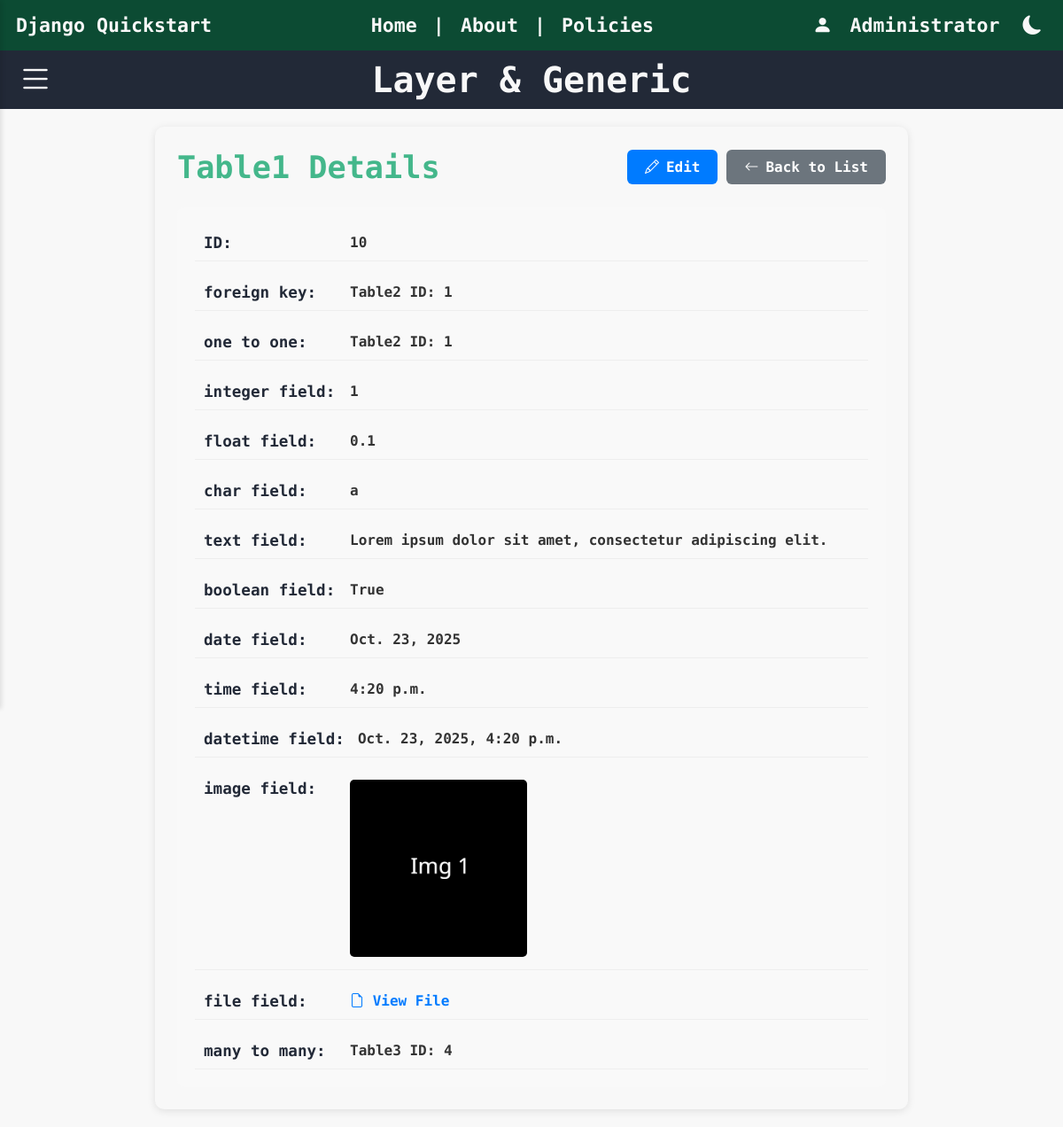
Screenshot of /layer_and_generic/10/ (signed in) with the database file from the repository.
### rest/models.py (models this page shows, shortened)
class Table1(models.Model):
    foreign_key = models.ForeignKey(Table2, on_delete=models.CASCADE, related_name='table1_foreign', null=True, blank=True)
    one_to_one = models.OneToOneField(Table2, on_delete=models.CASCADE, related_name='table1_one', null=True, blank=True)
    many_to_many = models.ManyToManyField(Table3, related_name='table1_many', blank=True)
    integer_field = models.IntegerField(null=True, blank=True)      # Integer value (optional)
    float_field = models.FloatField(null=True, blank=True)          # Floating point number
    char_field = models.CharField(max_length=15)                    # Short text with max length
    text_field= models.TextField(blank=True)                        # Long text (optional)
    boolean_field = models.BooleanField(default=False)              # True or False
    date_field = models.DateField(null=True, blank=True)           # Date only
    time_field = models.TimeField(null=True, blank=True)           # Time only
    datetime_field = models.DateTimeField(null=True, blank=True)   # Full date and time
    image_field = models.ImageField(upload_to='images/', null=True, blank=True)  # For image files
    file_field = models.FileField(upload_to='files/', null=True, blank=True)     # For general files

### layer_and_generic/views.py (the view)
# urls.py: path("<int:pk>/", Table1DetailView.as_view(), name="detail"),
class Table1DetailView(BaseTableDetailView):
    model = Table1
    service = Table1Service
    def get_url_names(self):
        return {
            "list_url": "list",
            "detail_url": "detail",
            "create_url": "create",
            "update_url": "update",
            "delete_url": "delete",
        }

### json_app/context_processors.py (called while the page is built)
def dark_mode_context(request):
    return {'dark_mode': request.session.get('dark_mode', False)}

### json_app/templatetags/dark_mode_tags.py (called while the page is built)
@register.inclusion_tag('json_app/_dark_mode_button.html', takes_context=True)
def dark_mode_button(context):
    return {
        'dark_mode': context.get('dark_mode', False)
    }

### layer_and_generic/repositories.py (called while the page is built)
    @classmethod
    def get_all(cls):
        return cls.model.objects.all()

    @classmethod
    def get_all(cls):
        return cls.model.objects.select_related(
            "foreign_key", "one_to_one"
        ).prefetch_related("many_to_many")

    @classmethod
    def get_by_id(cls, id):
        try:
            return (
                cls.model.objects.select_related("foreign_key", "one_to_one")
                .prefetch_related("many_to_many")
                .get(pk=id)
            )
        except cls.model.DoesNotExist:
            return None

### layer_and_generic/services.py (called while the page is built)
def get_dashboard_data():
    return {
        "table1_count": Table1Repository.get_all().count(),
        "table2_count": Table2Repository.get_all().count(),
        "table3_count": Table3Repository.get_all().count(),
    }

    @classmethod
    def get(cls, id):
        return cls.repository.get_by_id(id)

    @classmethod
    def detail(cls, id):
        return cls.get(id)

### layer_and_generic/views.py (called while the page is built)
    def get_context_data(self, **kwargs):
        context = super().get_context_data(**kwargs)
        context["table_name"] = self.get_table_name()
        context.update(self.get_url_names())
        dashboard_data = get_dashboard_data()
        context["total_table1"] = dashboard_data["table1_count"]
        context["total_table2"] = dashboard_data["table2_count"]
        context["total_table3"] = dashboard_data["table3_count"]
        return context

    def get_table_name(self):
        return self.model.__name__

    def get_object(self, queryset=None):
        obj = self.service.detail(self.kwargs["pk"])
        if not obj:
            raise Http404(f"{self.get_table_name()} not found")
        return obj

    def get_context_data(self, **kwargs):
        context = super().get_context_data(**kwargs)
        context["fields"] = self.service.get_field_data(self.object)
        return context

### rest/models.py (called while the page is built)
    def __str__(self):
        return f"Table3 ID: {self.id}"

    def __str__(self):
        return f"Table2 ID: {self.id}"

### layer_and_generic/templates/Generic_templates/detail.html (shortened to what this page needs)
{% extends 'LAG/base.html' %}
{% block body %}
<div class="detail-content">
    <div class="detail-header">
        <div class="detail-title-section">
            <span class="detail-title">{{ table_name }} Details</span>
            <div class="detail-actions">
                <a href="{% url update_url object.id %}" class="action-button edit-button">
                    <i class="bi bi-pencil"></i> Edit
                </a>
                <a href="{% url list_url %}" class="action-button back-button">
                    <i class="bi bi-arrow-left"></i> Back to List
                </a>
            </div>
        </div>
    </div>
    <div class="detail-info">
        <div class="field-list">
            <div class="field-row">
                <span class="field-label">ID:</span>
                <span class="field-value">{{ object.id }}</span>
            </div>
            {% for field in fields %}
                <div class="field-row">
                    <span class="field-label">{{ field.name }}:</span>
                    <span class="field-value">
                        {% with value=field.value|stringformat:'s' %}
                            {% if 'media' in value %}
                                {% if '.jpg' in value|lower or '.jpeg' in value|lower or '.png' in value|lower or '.gif' in value|lower or '.webp' in value|lower %}
                                    <img src="{{ field.value }}" alt="{{ field.name }}" class="detail-image">
                                {% else %}
                                    <a href="{{ field.value }}" target="_blank" class="file-link">
                                        <i class="bi bi-file-earmark"></i> View File
                                    </a>
                                {% endif %}
                            {% else %}
                                {{ field.value|default:"-" }}
                            {% endif %}
                        {% endwith %}
                    </span>
                </div>
            {% endfor %}
        </div>
    </div>
</div>
{% endblock %}

### layer_and_generic/templates/LAG/base.html (shortened to what this page needs)
{% load static %}
{% load dark_mode_tags %}
<!DOCTYPE html>
<html lang="en"{% if dark_mode %} data-theme="dark"{% endif %}>
    <head>
        <link rel="stylesheet" href="https://cdn.jsdelivr.net/npm/bootstrap-icons@1.13.1/font/bootstrap-icons.min.css">
        <link rel="stylesheet" href="{% static 'css/sidebar.css' %}">
        <link rel="stylesheet" href="{% static 'css/style.css' %}">
        <link rel="stylesheet" href="{% static 'css/dark_mode.css' %}">
    </head>
    <body>
        {% if user.is_authenticated %}
            <nav class="navbar">
                <div class="navbar-left">Django Quickstart</div>
                <div class="navbar-center">
                    <a href="{% url 'home_layer_and_generic' %}">Home</a> |
                    <a href="/pages/about/">About</a> |
                    <a href="/pages/policies/">Policies</a>
                </div>
                <div class="navbar-right">
                    <i class="bi bi-person-fill"></i>
                    <div class="user-dropdown">
                        <span>{{ user.username }}</span>
                    </div>
                    <span>{% dark_mode_button %}</span>
                </div>
            </nav>
            <div class="lag_app_title">
                <div class="sidebar-toggle">
                    <i class="bi bi-list"></i>
                </div>
                <span>Layer & Generic</span>
            </div>
        {% endif %}
        <div class="content-wrapper">
            {% block body %}{% endblock %}
        </div>
    </body>
</html>

### static/css/sidebar.css (style rules this page uses)
.detail-content { background: var(--white-color); border-radius: 10px; padding: 25px; box-shadow: 0 2px 10px rgba(0, 0, 0, 0.1); max-width: 800px; margin: 20px auto; }
.detail-header { margin-bottom: 25px; }
.detail-title-section { display: flex; justify-content: space-between; align-items: center; flex-wrap: wrap; gap: 15px; }
.detail-title { font-size: 2.2em; color: var(--green-body); font-weight: bold; }
.detail-actions { display: flex; gap: 10px; }
.detail-info { background: #f9f9f9; padding: 20px; border-radius: 8px; }
.field-list { display: flex; flex-direction: column; gap: 15px; }
.field-row { display: flex; align-items: flex-start; gap: 15px; padding: 10px; border-bottom: 1px solid #eee; }
.field-label { font-weight: 600; color: var(--dark-color); min-width: 150px; font-size: 1.1em; }
.field-value { flex: 1; color: #333; word-break: break-word; }
.detail-image { max-width: 200px; max-height: 200px; border-radius: 5px; }
.file-link { color: #007bff; text-decoration: none; }
.field-label { font-weight: 600; color: var(--dark-color); font-size: 1.1em; }

### static/css/style.css (style rules this page uses)
:root { --dark-color: #181D27; --white-color: #F8F8F8; --green-body: #44B78B; --padding: 10px; --font-: 'Jersey 10', sans-serif; --font-small: "Kode Mono", monospace; }
body { font-family: var(--font-small); margin: 0px; font-weight: bolder; }
.navbar { display: flex; align-items: center; justify-content: space-between; padding: 0.5% 1.5%; }
.navbar-left { font-weight: bolder; font-size: 1.35em; }
.navbar-center { font-size: 1.35em; flex: 1; text-align: center; }
.navbar-center a { text-decoration: none; margin: 0 5px; }
.navbar-right { display: flex; font-size: 1.35em; align-items: center; gap: 10px; }
.user-dropdown { position: relative; display: inline-block; color: var(--white-color); padding: 10px; cursor: pointer; }
.lag_app_title { font-size: 2.5em; background-color: var(--dark-color); color: var(--white-color); padding: 10px; display: flex; align-items: center; justify-content: center; position: relative; }
.lag_app_title .sidebar-toggle { position: absolute; left: 20px; font-size: 1em; display: flex; align-items: center; cursor: pointer; transition: transform 0.3s ease; }
.lag_app_title span { flex: 1; text-align: center; }

### static/css/dark_mode.css (style rules this page uses)
:root { --back-color: #F8F8F8; --text-color: #181D27; --dark-color: #222937; --green-dark: #0C4B33; --green-text:#008854; --grey: #3a3a3a; }
body { background-color: var(--back-color); transition: background-color 0.3s ease, color 0.3s ease; }
.navbar, .nav-bar { color: #F8F8F8; background-color: var(--green-dark); }
.navbar a { color: #F8F8F8; }

### layer_and_generic/templates/Generic_templates/detail.html (style rules this page uses)
.detail-content { background: var(--white-color); border-radius: 10px; padding: 25px; box-shadow: 0 2px 10px rgba(0, 0, 0, 0.1); max-width: 800px; margin: 20px auto; }
.detail-header { margin-bottom: 25px; }
.detail-title-section { display: flex; justify-content: space-between; align-items: center; flex-wrap: wrap; gap: 15px; }
.detail-title { font-size: 2.2em; color: var(--green-body); font-weight: bold; }
.detail-actions { display: flex; gap: 10px; }
.action-button { padding: 10px 20px; border: none; border-radius: 6px; text-decoration: none; font-weight: 600; transition: all 0.3s ease; display: inline-flex; align-items: center; gap: 8px; }
.edit-button { background-color: #007bff; color: white; }
.back-button { background-color: #6c757d; color: white; }
.detail-info { background: #f9f9f9; padding: 20px; border-radius: 8px; }
.field-list { display: flex; flex-direction: column; gap: 15px; }
.field-row { display: flex; align-items: flex-start; gap: 15px; padding: 10px; border-bottom: 1px solid #eee; }
.field-label { font-weight: 600; color: var(--dark-color); min-width: 150px; font-size: 1.1em; }
.field-value { flex: 1; color: #333; word-break: break-word; }
.detail-image { max-width: 200px; max-height: 200px; border-radius: 5px; }
.file-link { color: #007bff; text-decoration: none; }

### rows the page displays
Table1: id "10", value "0.1" "Lorem ipsum dolor sit amet, consectetur adipiscing elit." "Oct. 23, 2025" "4:20 p.m." "Oct. 23, 2025, 4:20 p.m."

### other values shown
{{ user.username }} "Administrator"
{{ table_name }} "Table1"
{{ field.name }} "foreign key" "one to one" "integer field" "float field" "char field" "text field" "boolean field" "date field" "time field" "datetime field" "image field" "file field" "many to many"
{{ field.value|default:"-" }} "Table2 ID: 1" "Table2 ID: 1" "1" "a" "True" "Table3 ID: 4"
